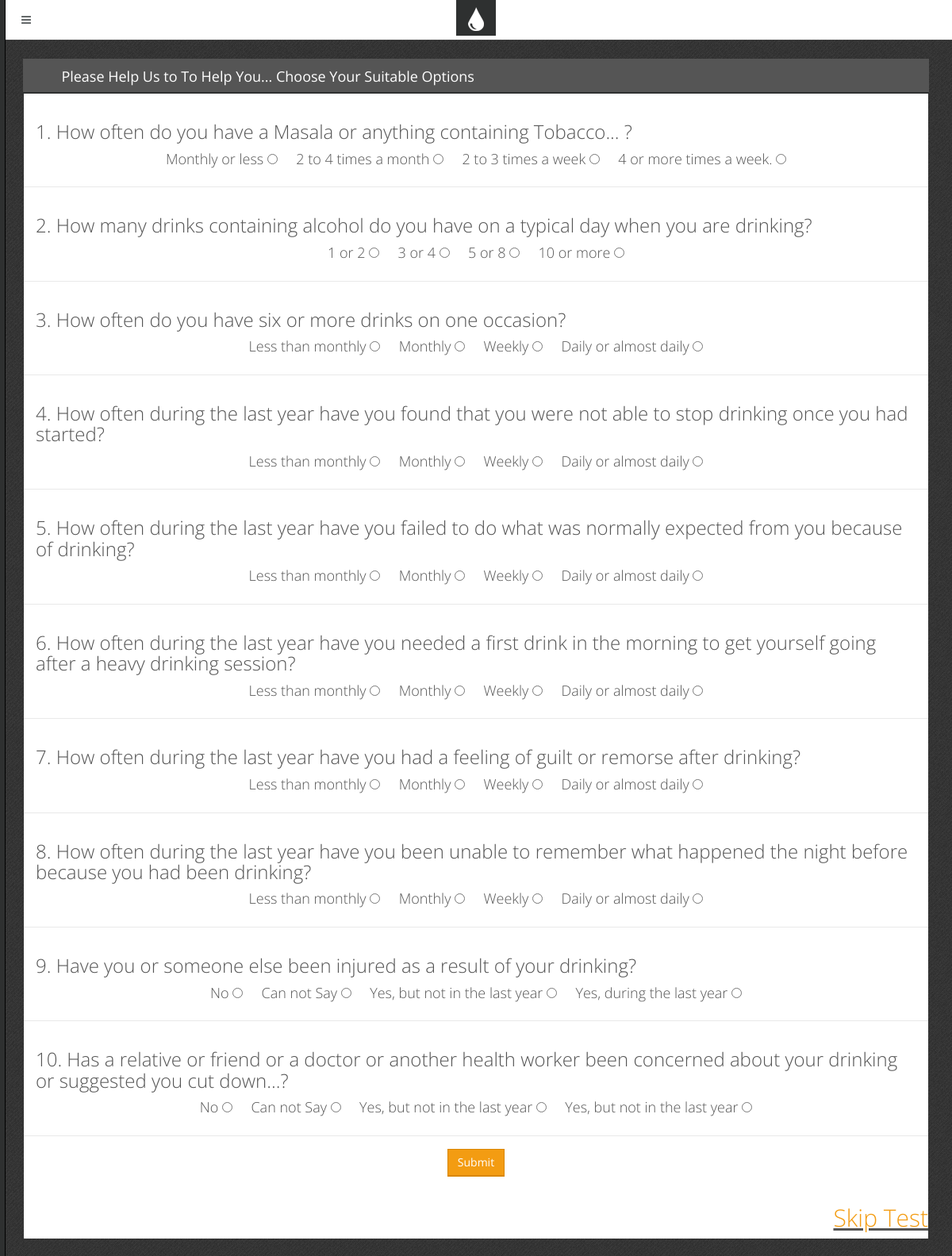
Page /questions1.php on the committed database.
### tables this page shows
CREATE TABLE `questions1` (
  `id` int(11) NOT NULL,
  `qid` int(11) NOT NULL,
  `question` varchar(256) NOT NULL,
  `option1` varchar(256) NOT NULL,
  `option2` varchar(256) NOT NULL,
  `option3` varchar(256) NOT NULL,
  `option4` varchar(256) NOT NULL
);

### questions1.php (the view, shortened to what this page needs)
<?php include 'inc/top.php';       ?>
    <div class="block">
        <div class="block-title">
            <h2 style="text-transform: uppercase;">
                <?php echo"".$_SESSION['user']; ?></h2>
            <h2>Please Help Us to To Help You...
               Choose Your Suitable Options
               &nbsp;&nbsp;&nbsp;&nbsp;
            </h2>
        </div>
        <form action="#" method="post" class="form-horizontal form-bordered" >
            <?php
            include "db.php";
                    $result = mysqli_query($con,"SELECT * FROM questions1 ");
                    while($test = mysqli_fetch_array($result))
                    {
                        ?>
                        <div class="form-group">
                            <h3 >
                                <?php
                                echo $test['qid'].". ".$test['question'];
                                ?>
                            </h3>
                            <center>
                            <h4>
                             <?php echo"".$test['option1']?>
                            <input type="radio" name="que<?php echo $test['qid'] ?>" value="1">&nbsp;&nbsp;&nbsp;&nbsp;
                             <?php echo"".$test['option2']?>
                            <input type="radio" name="que<?php echo $test['qid'] ?>" value="2">&nbsp;&nbsp;&nbsp;&nbsp;
                             <?php echo"".$test['option3']?>
                            <input type="radio" name="que<?php echo $test['qid'] ?>" value="3" required>&nbsp;&nbsp;&nbsp;&nbsp;
                            <?php echo"".$test['option4']?>
                            <input type="radio" name="que<?php echo $test['qid'] ?>" value="4" required>
                       </h4>
                       </center>
                         </div>
                        <?php
                    }
            ?>
            <div class="form-group">
                <div align="center">
                    <input type="Submit"  name="submit" value="Submit" class="btn btn-primary" required>
                </div>
            </div>
            <u><a href="score.php" align="right"> <h2 >Skip Test </h2></a></u>
    </div>
<?php include 'inc/bottom.php';  ?>

### css/main.css (style rules this page uses)
body { font-family: "Open Sans", "Helvetica Neue", Helvetica, Arial, sans-serif; color: #555555; font-size: 13px; background: #454545 url('../img/template/bg.png') top left repeat; }
.block { margin: 0 0 20px; padding: 20px 20px 1px 20px; background-color: #ffffff; }
.block-title { color: #646869; margin: -21px -21px 20px; background-color: #555555; border-bottom: 2px solid #2e3030; color: #ffffff; }
.block-title h1, .block-title h2, .block-title h3, .block-title h4, .block-title h5, .block-title h6 { display: inline-block; font-size: 18px; line-height: 18px; line-height: 1.4; margin: 0; padding: 10px 16px 7px; font-weight: normal; }
.block-title h1, .block-title h2, .block-title h3 { padding-left: 15px; padding-right: 15px; }
h1, h2, h3, h4, h5, h6, .h1, .h2, .h3, .h4, .h5, .h6 { font-family: "Open Sans", "Helvetica Neue", Helvetica, Arial, sans-serif; font-weight: 300; }
.text-primary, .text-primary:hover, a, a:hover, a:focus { color: #f39c12; }
.form-horizontal .form-group { margin-right: -5px; margin-left: -5px; }
.form-horizontal.form-bordered { margin: -20px -20px -1px; }
.form-horizontal.form-bordered .form-group { border-top: 1px solid #e9e9e9; margin: 0; padding: 15px; }
.form-horizontal.form-bordered .form-group:first-child { border-top: none; }
.btn { margin: 1px 0; border-radius: 0 !important; }
.btn-primary, .btn-primary:hover, .btn-primary:focus, .btn-primary:active, .btn-primary.active, .open .dropdown-toggle.btn-primary, .btn-primary.disabled, .btn-primary[disabled], fieldset[disabled] .btn-primary, .btn-primary.disabled:hover, .btn-primary[disabled]:hover, fieldset[disabled] .btn-primary:hover, .btn-primary.disabled:focus, .btn-primary[disabled]:focus, fieldset[disabled] .btn-primary:focus, .btn-primary.disabled:active, .btn-primary[disabled]:active, fieldset[disabled] .btn-primary:active, .btn-primary.disabled.active, .btn-primary[disabled].active, fieldset[disabled] .btn-primary.active { background-color: #f39c12; border-color: #d98600; -webkit-box-shadow: 0 1px 0 #d98600; box-shadow: 0 1px 0 #d98600; }

### rows in the picture
questions1: qid "1", question "How often do you have a Masala or anything containing Tobacco... ?", option1 "Monthly or less", option2 "2 to 4 times a month", option3 "2 to 3 times a week", option4 "4 or more times a week."
questions1: qid "2", question "How many drinks containing alcohol do you have on a typical day when you are drinking?", option1 "1 or 2", option2 "3 or 4", option3 "5 or 8", option4 "10 or more"
questions1: qid "3", question "How often do you have six or more drinks on one occasion?", option1 "Less than monthly", option2 "Monthly", option3 "Weekly", option4 "Daily or almost daily"
questions1: qid "4", question "How often during the last year have you found that you were not able to stop drinking once you had started?", option1 "Less than monthly", option2 "Monthly", option3 "Weekly", option4 "Daily or almost daily"
questions1: qid "5", question "How often during the last year have you failed to do what was normally expected from you because of drinking?", option1 "Less than monthly", option2 "Monthly", option3 "Weekly", option4 "Daily or almost daily"
questions1: qid "6", question "How often during the last year have you needed a first drink in the morning to get yourself going after a heavy drinking session?", option1 "Less than monthly", option2 "Monthly", option3 "Weekly", option4 "Daily or almost daily"
questions1: qid "7", question "How often during the last year have you had a feeling of guilt or remorse after drinking?", option1 "Less than monthly", option2 "Monthly", option3 "Weekly", option4 "Daily or almost daily"
questions1: qid "8", question "How often during the last year have you been unable to remember what happened the night before because you had been drinking?", option1 "Less than monthly", option2 "Monthly", option3 "Weekly", option4 "Daily or almost daily"
questions1: qid "9", question "Have you or someone else been injured as a result of your drinking?", option1 "No", option2 "Can not Say", option3 "Yes, but not in the last year", option4 "Yes, during the last year"
questions1: qid "10", question "Has a relative or friend or a doctor or another health worker been concerned about your drinking or suggested you cut down...?", option1 "No", option2 "Can not Say", option3 "Yes, but not in the last year", option4 "Yes, but not in the last year"
